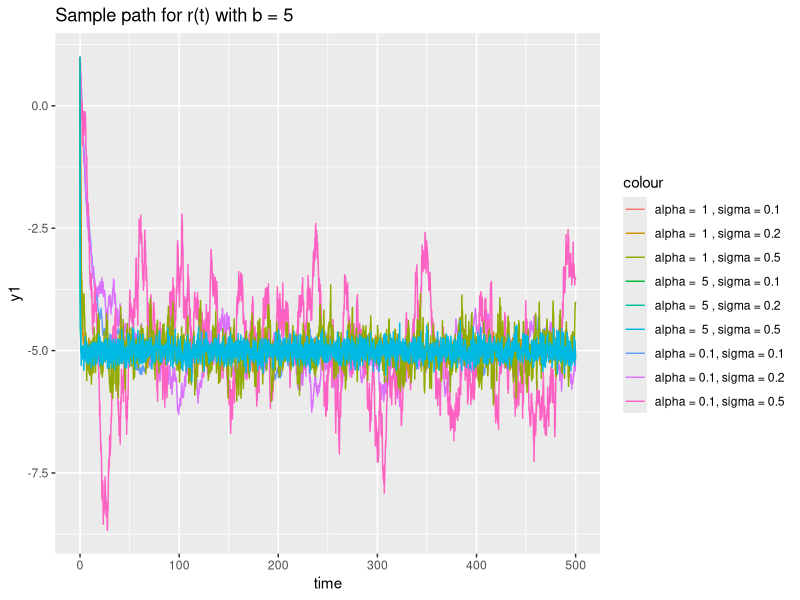
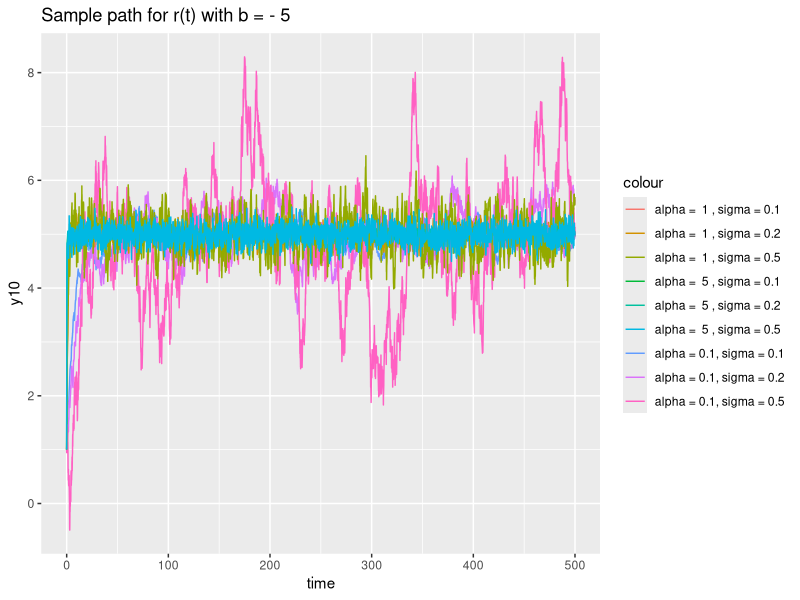
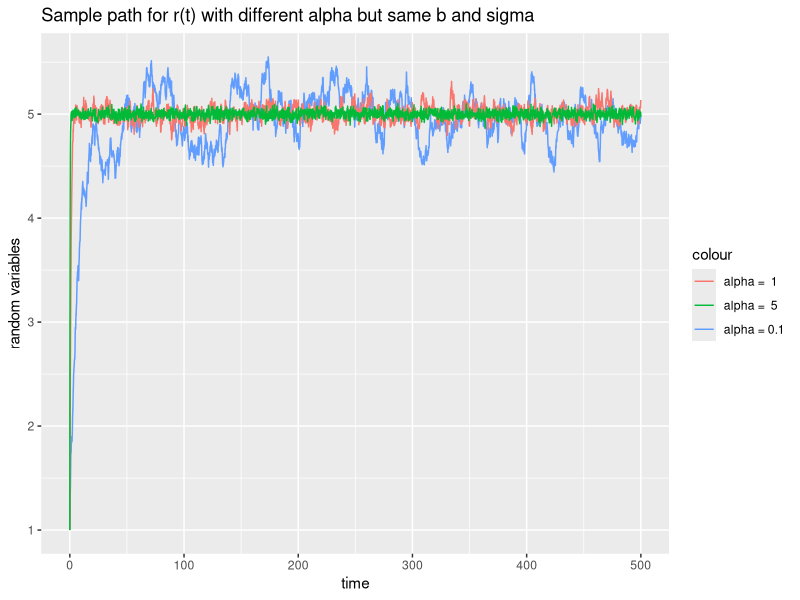
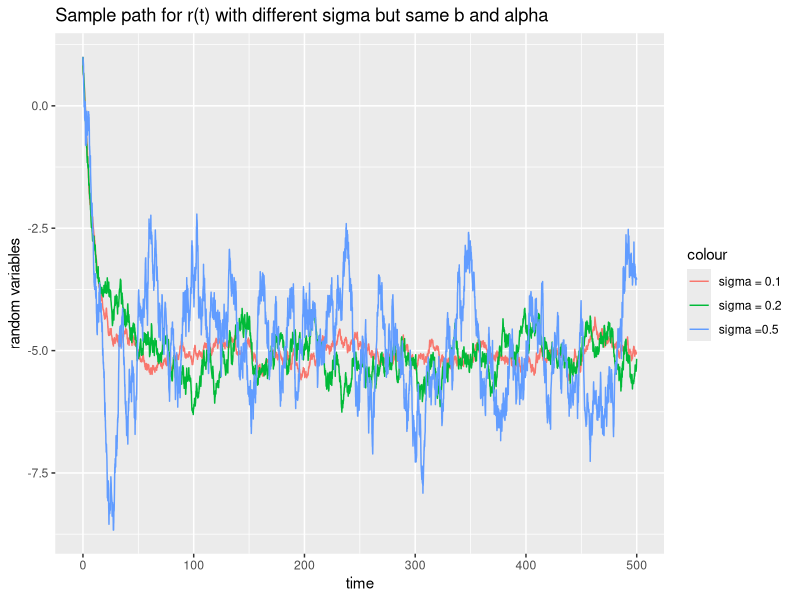
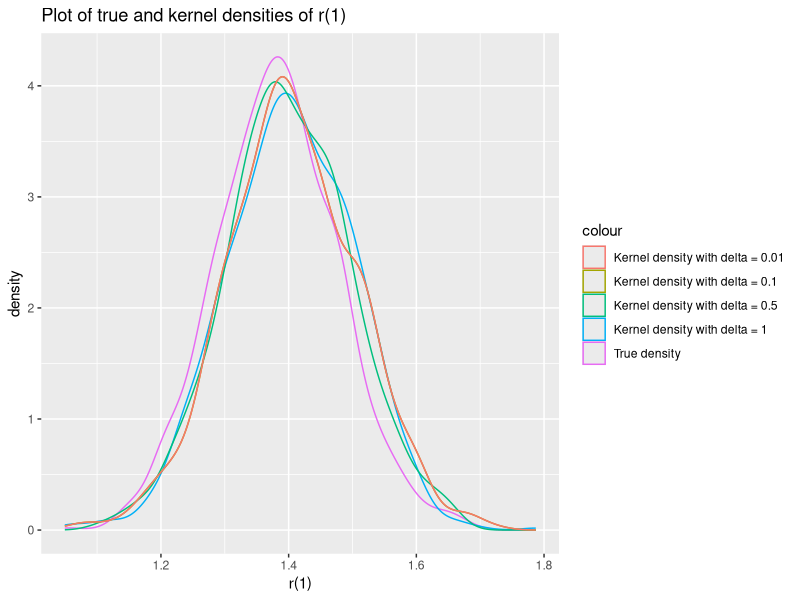
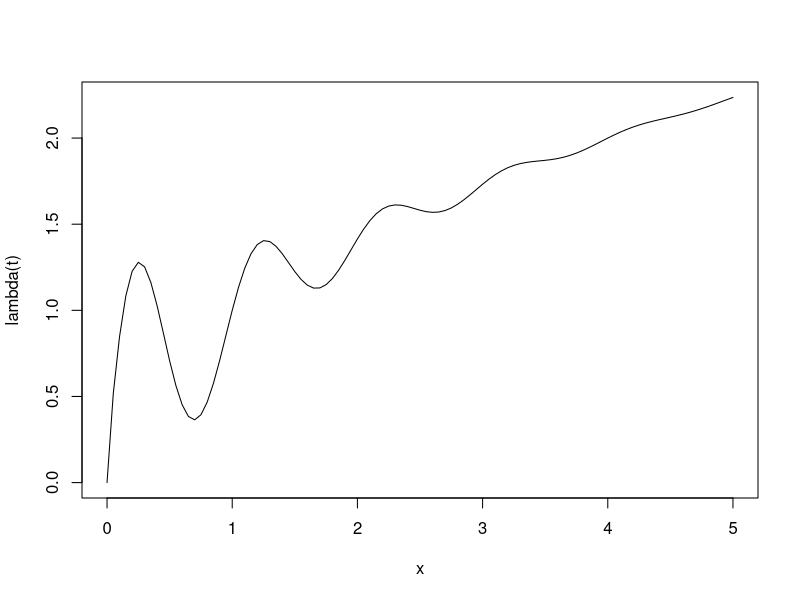
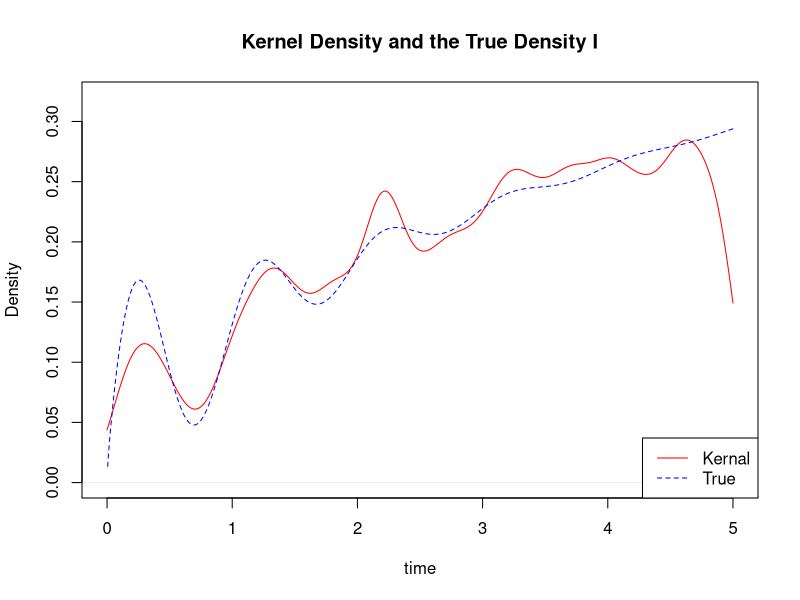
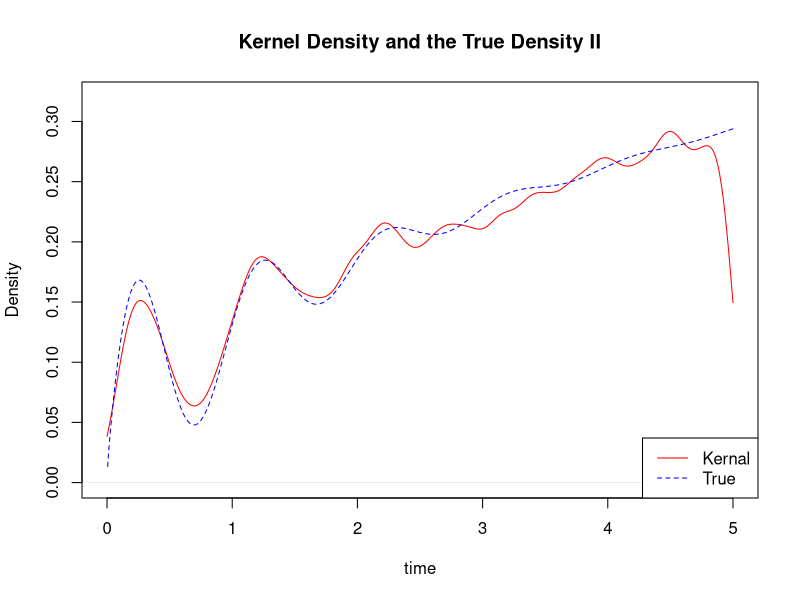

Source code (R) for these figures, in order:
## ---- chunk 1
OUprocess <- function(alpha, sigma, b, r0, time, delta){
  rn <- rep(r0,time)
  r_old <- r0
  for (i in 1 : (time/delta) ) {
    exp <- exp(-alpha * delta)
    r_new  <- exp *r_old + b*(1-exp) + sigma * sqrt((1-exp^2)/(2*alpha)) * rnorm(1)
    rn[i] <- r_new
    r_old <- r_new
  }
  return(c(r0,rn))
}
## ---- chunk 2
r0 <- 1
time <- 500
delta <- 1/500
alpha <- c(0.1,1,5)
sigma <- c(0.1,0.2,0.5)
b <- c(-5,5)
t <- seq(from = 0, to = time, by = delta)

## b = 5, sigma = 0.1
OUp1 <- OUprocess(alpha[1], sigma[1], b[1], r0, time, delta)
OUp2 <- OUprocess(alpha[2], sigma[1], b[1], r0, time, delta)
OUp3 <- OUprocess(alpha[3], sigma[1], b[1], r0, time, delta)

## b = 5, sigma = 0.2
OUp4 <- OUprocess(alpha[1], sigma[2], b[1], r0, time, delta)
OUp5 <- OUprocess(alpha[2], sigma[2], b[1], r0, time, delta)
OUp6 <- OUprocess(alpha[3], sigma[2], b[1], r0, time, delta)

## b = 5, sigma = 0.5
OUp7 <- OUprocess(alpha[1], sigma[3], b[1], r0, time, delta)
OUp8 <- OUprocess(alpha[2], sigma[3], b[1], r0, time, delta)
OUp9 <- OUprocess(alpha[3], sigma[3], b[1], r0, time, delta)

## b = - 5, sigma = 0.1
OUp10 <- OUprocess(alpha[1], sigma[1], b[2], r0, time, delta)
OUp11 <- OUprocess(alpha[2], sigma[1], b[2], r0, time, delta)
OUp12 <- OUprocess(alpha[3], sigma[1], b[2], r0, time, delta)

## b = - 5, sigma = 0.2
OUp13 <- OUprocess(alpha[1], sigma[2], b[2], r0, time, delta)
OUp14 <- OUprocess(alpha[2], sigma[2], b[2], r0, time, delta)
OUp15 <- OUprocess(alpha[3], sigma[2], b[2], r0, time, delta)

## b = - 5, sigma = 0.5
OUp16 <- OUprocess(alpha[1], sigma[3], b[2], r0, time, delta)
OUp17 <- OUprocess(alpha[2], sigma[3], b[2], r0, time, delta)
OUp18 <- OUprocess(alpha[3], sigma[3], b[2], r0, time, delta)

## ---- chunk 3
## Plot the sample path
## (we only plot 6000 points for each combination here.)
index <- sample(1:250001, 6000)
data_all <- data.frame(time = t[index],
                       y1 = OUp1[index], y2 = OUp2[index], y3 = OUp3[index],
                       y4 = OUp4[index], y5 = OUp5[index], y6 = OUp6[index], 
                       y7 = OUp7[index], y8 = OUp8[index], y9 = OUp9[index],
                       y10=OUp10[index], y11=OUp11[index], y12=OUp12[index],
                       y13=OUp13[index], y14=OUp14[index], y15=OUp15[index],
                       y16=OUp16[index], y17=OUp17[index], y18=OUp18[index])

library(ggplot2)
library(dbplyr)

p1 <- ggplot(data_all,aes(x = time))

p1 + 
  geom_line(aes(y = y1 , color = "alpha = 0.1, sigma = 0.1"))+
  geom_line(aes(y = y2 , color = "alpha =  1 , sigma = 0.1"))+
  geom_line(aes(y = y3 , color = "alpha =  5 , sigma = 0.1"))+
  
  geom_line(aes(y = y4 , color = "alpha = 0.1, sigma = 0.2"))+
  geom_line(aes(y = y5 , color = "alpha =  1 , sigma = 0.2"))+
  geom_line(aes(y = y6 , color = "alpha =  5 , sigma = 0.2"))+

  geom_line(aes(y = y7 , color = "alpha = 0.1, sigma = 0.5"))+
  geom_line(aes(y = y8 , color = "alpha =  1 , sigma = 0.5"))+
  geom_line(aes(y = y9 , color = "alpha =  5 , sigma = 0.5"))+  
  labs(title = "Sample path for r(t) with b = 5", ylab= "random variable")


p1 + 
  geom_line(aes(y = y10, color = "alpha = 0.1, sigma = 0.1"))+
  geom_line(aes(y = y11, color = "alpha =  1 , sigma = 0.1"))+
  geom_line(aes(y = y12, color = "alpha =  5 , sigma = 0.1"))+
  
  geom_line(aes(y = y13, color = "alpha = 0.1, sigma = 0.2"))+
  geom_line(aes(y = y14, color = "alpha =  1 , sigma = 0.2"))+
  geom_line(aes(y = y15, color = "alpha =  5 , sigma = 0.2"))+

  geom_line(aes(y = y16, color = "alpha = 0.1, sigma = 0.5"))+
  geom_line(aes(y = y17, color = "alpha =  1 , sigma = 0.5"))+
  geom_line(aes(y = y18, color = "alpha =  5 , sigma = 0.5"))+  
  labs(title = "Sample path for r(t) with b = - 5", ylab= "random variable")

p1 + 
  geom_line(aes(y = y10, color = "alpha = 0.1"))+
  geom_line(aes(y = y11, color = "alpha =  1 "))+
  geom_line(aes(y = y12, color = "alpha =  5 "))+
  labs(title = "Sample path for r(t) with different alpha but same b and sigma") + ylab("random variables")

p1 + 
  geom_line(aes(y = y1, color = "sigma = 0.1"))+
  geom_line(aes(y = y4, color = "sigma = 0.2 "))+
  geom_line(aes(y = y7, color = "sigma =0.5"))+
  labs(title = "Sample path for r(t) with different sigma but same b and alpha") + ylab("random variables")

## ---- chunk 4
Euler.1 <- function(r0, delta, alpha, sigma, b){
  n <- 1/delta
  r_old <- r0
  for (i in 1:n) {
    r_new <- r_old + alpha * (b-r_old) *delta + sigma * rnorm(1, sd = sqrt(delta))
    r_old <- r_new
  }
  return(r_new)
}
## ---- chunk 5
n <- 1000
alpha <- 0.1 
sigma <- 0.1
b <- 5
r0 <- 1
delta <- c(1, .5, .1, .01)

r1_1 <- vector()
for (i in 1:1000) {
 r1_1[i] <- Euler.1(r0,delta[1], alpha, sigma, b) 
}

r1_.5 <- vector()
for (i in 1:1000) {
 r1_.5[i] <- Euler.1(r0,delta[1], alpha, sigma, b) 
}

r1_.1 <- vector()
for (i in 1:1000) {
 r1_.1[i] <- Euler.1(r0,delta[1], alpha, sigma, b) 
}

r1_.01 <- vector()
for (i in 1:1000) {
 r1_.01[i] <- Euler.1(r0,delta[1], alpha, sigma, b) 
}

#Generate the true density
mean <- exp(-alpha) * r0 + b * (1-exp(-alpha))
sd <- sqrt((sigma^2) * (1-exp(-2*alpha)) / (2*alpha))
r <- rnorm(1000, mean, sd)
## ---- chunk 6
data_density <- data.frame(True.density = r, kernel1 = r1_1, kernel2 = r1_.5,
                           kernel3 = r1_.1, kernel4 = r1_.01)

ggplot(data_density)+
  geom_density(aes(x = True.density, color = "True density"))+
  geom_density(aes(x = kernel1, color = "Kernel density with delta = 1"  ))+
  geom_density(aes(x = kernel2, color = "Kernel density with delta = 0.5"))+
  geom_density(aes(x = kernel3, color = "Kernel density with delta = 0.1"))+
  geom_density(aes(x = kernel3, color = "Kernel density with delta = 0.01"))+
  labs(x = "r(1)",
       title = "Plot of true and kernel densities of r(1)")

## ---- chunk 7
# f is the intensity function.
f <- function(x){sqrt(x) + exp(-x) * sin(2*pi*x)}
integrate(f,lower = 0, upper = 5)
## ---- chunk 8
t <- 5
optimize(f, interval = c(0, t), maximum = TRUE)

curve(f, 0, t, ylab = "lambda(t)")
## ---- chunk 9
Thinning_m <- function(intensity, intmax, tmax){
  n <- rpois(1, intmax)
  t <- runif(n, 0, tmax)
  u <- runif(n)
  accept <- u < intensity(t) / intmax
  sort(t[accept])
}
## ---- chunk 10
sample <- replicate(1000,Thinning_m(f, sqrt(5), 5))
sample <- sort(unlist(sample))

x <- 1:1000/200
y<- f(x)/integrate(f,0,5)$value

# "adjust = 0.5" is chosen in density function to make the two lines more similar.
plot(density(sample, adjust = 0.5, from = 0, to = 5), xlab = "time", col = "red"
     , main = "Kernel Density and the True Density I" ,
     xlim = c(0, 5), ylim = c(0,0.32), lty = 1)
lines(x, y, col = "blue", lty = 2)
legend("bottomright", legend = c("Kernal", "True"), col = c("red", "blue"),
       lty = c(1, 2))
## ---- chunk 11
sample <- replicate(10000,Thinning_m(f, sqrt(5), 5))
sample <- sort(unlist(sample))
plot(density(sample, adjust = 0.5, from = 0, to = 5), xlab = "time", col = "red"
     , main = "Kernel Density and the True Density II" ,
     xlim = c(0, 5), ylim = c(0, 0.32), lty = 1)
lines(x, y, col = "blue", lty = 2)
legend("bottomright", legend = c("Kernal", "True"), col = c("red", "blue"),
       lty = c(1, 2))
